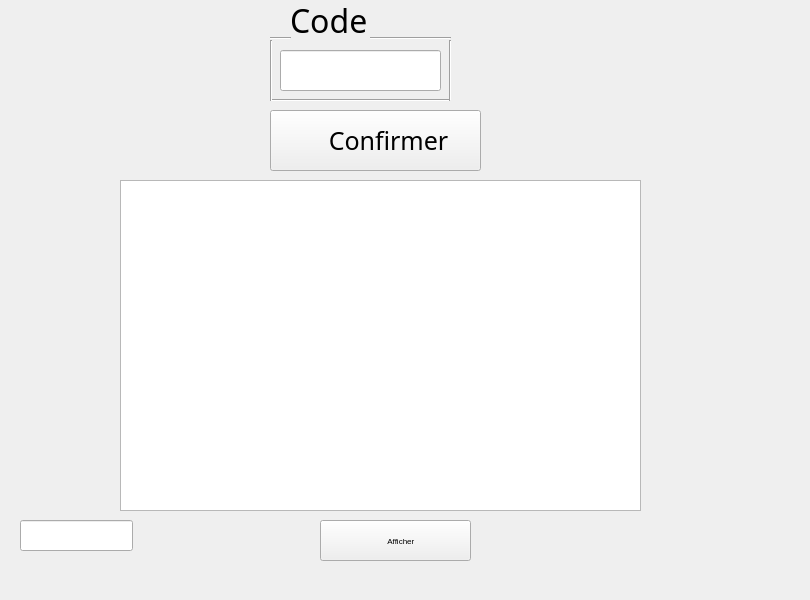
   <widget class="QWidget" name="tab_7">
    <attribute name="title">
     <string>Supprimer</string>
    </attribute>
    <widget class="QPushButton" name="pushButton_13">
     <property name="geometry">
      <rect>
       <x>270</x>
       <y>110</y>
       <width>211</width>
       <height>61</height>
      </rect>
     </property>
     <property name="font">
      <font>
       <family>Bahnschrift</family>
       <pointsize>19</pointsize>
      </font>
     </property>
     <property name="cursor">
      <cursorShape>PointingHandCursor</cursorShape>
     </property>
     <property name="text">
      <string>    Confirmer</string>
     </property>
    </widget>
    <widget class="Line" name="line_238">
     <property name="geometry">
      <rect>
       <x>270</x>
       <y>90</y>
       <width>181</width>
       <height>20</height>
      </rect>
     </property>
     <property name="orientation">
      <enum>Qt::Horizontal</enum>
     </property>
    </widget>
    <widget class="QLineEdit" name="CodeEdit_5">
     <property name="geometry">
      <rect>
       <x>280</x>
       <y>50</y>
       <width>161</width>
       <height>41</height>
      </rect>
     </property>
     <property name="font">
      <font>
       <pointsize>14</pointsize>
      </font>
     </property>
    </widget>
    <widget class="Line" name="line_239">
     <property name="geometry">
      <rect>
       <x>440</x>
       <y>40</y>
       <width>20</width>
       <height>61</height>
      </rect>
     </property>
     <property name="orientation">
      <enum>Qt::Vertical</enum>
     </property>
    </widget>
    <widget class="Line" name="line_240">
     <property name="geometry">
      <rect>
       <x>370</x>
       <y>30</y>
       <width>81</width>
       <height>16</height>
      </rect>
     </property>
     <property name="orientation">
      <enum>Qt::Horizontal</enum>
     </property>
    </widget>
    <widget class="QLabel" name="label_81">
     <property name="geometry">
      <rect>
       <x>290</x>
       <y>0</y>
       <width>91</width>
       <height>41</height>
      </rect>
     </property>
     <property name="font">
      <font>
       <family>Bahnschrift</family>
       <pointsize>24</pointsize>
      </font>
     </property>
     <property name="text">
      <string>Code</string>
     </property>
    </widget>
    <widget class="Line" name="line_241">
     <property name="geometry">
      <rect>
       <x>270</x>
       <y>30</y>
       <width>21</width>
       <height>16</height>
      </rect>
     </property>
     <property name="orientation">
      <enum>Qt::Horizontal</enum>
     </property>
    </widget>
    <widget class="Line" name="line_242">
     <property name="geometry">
      <rect>
       <x>270</x>
       <y>40</y>
       <width>3</width>
       <height>61</height>
      </rect>
     </property>
     <property name="orientation">
      <enum>Qt::Vertical</enum>
     </property>
    </widget>
    <widget class="QLabel" name="label_57">
     <property name="geometry">
      <rect>
       <x>250</x>
       <y>110</y>
       <width>61</width>
       <height>61</height>
      </rect>
     </property>
     <property name="text">
      <string/>
     </property>
    </widget>
    <widget class="QLabel" name="label_58">
     <property name="geometry">
      <rect>
       <x>0</x>
       <y>0</y>
       <width>801</width>
       <height>591</height>
      </rect>
     </property>
     <property name="text">
      <string/>
     </property>
    </widget>
    <widget class="QTableView" name="tableView_2">
     <property name="geometry">
      <rect>
       <x>120</x>
       <y>180</y>
       <width>521</width>
       <height>331</height>
      </rect>
     </property>
     <property name="font">
      <font>
       <family>Bahnschrift</family>
       <pointsize>10</pointsize>
      </font>
     </property>
    </widget>
    <widget class="QPushButton" name="pushButton_16">
     <property name="geometry">
      <rect>
       <x>320</x>
       <y>520</y>
       <width>151</width>
       <height>41</height>
      </rect>
     </property>
     <property name="font">
      <font>
       <pointsize>6</pointsize>
      </font>
     </property>
     <property name="cursor">
      <cursorShape>PointingHandCursor</cursorShape>
     </property>
     <property name="text">
      <string>     Afficher</string>
     </property>
    </widget>
    <widget class="QLabel" name="label_61">
     <property name="geometry">
      <rect>
       <x>300</x>
       <y>520</y>
       <width>41</width>
       <height>41</height>
      </rect>
     </property>
     <property name="text">
      <string/>
     </property>
    </widget>
    <widget class="QLineEdit" name="lineEdit_3">
     <property name="geometry">
      <rect>
       <x>20</x>
       <y>520</y>
       <width>113</width>
       <height>31</height>
      </rect>
     </property>
     <property name="alignment">
      <set>Qt::AlignCenter</set>
     </property>
    </widget>
    <zorder>label_58</zorder>
    <zorder>pushButton_13</zorder>
    <zorder>line_238</zorder>
    <zorder>CodeEdit_5</zorder>
    <zorder>line_239</zorder>
    <zorder>line_240</zorder>
    <zorder>label_81</zorder>
    <zorder>line_241</zorder>
    <zorder>line_242</zorder>
    <zorder>tableView_2</zorder>
    <zorder>pushButton_16</zorder>
    <zorder>lineEdit_3</zorder>
    <zorder>label_57</zorder>
    <zorder>label_61</zorder>
   </widget>
